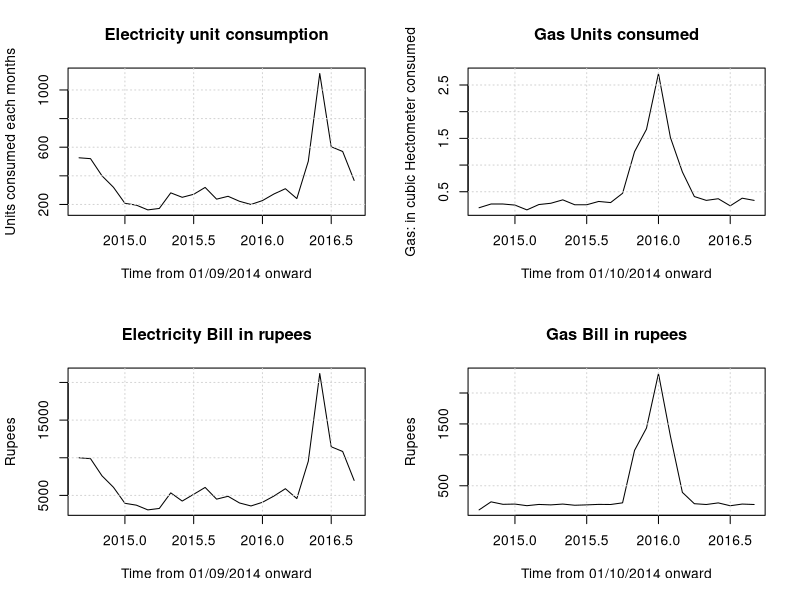

Write R code to recreate this figure.
# import gase bill and store into gb
gb <- read.table(file="gas.txt",header = TRUE)
# import electricity bill and store into eb
eb <- read.table(file="electricity.txt",header = TRUE)
svg(filename = "Billing.svg",width = (1365*7)/767.0)
par(mfrow=c(2,2))
plot(ts(eb$Units,frequency=12,start=c(2014,9)),main="Electricity unit consumption",
     xlab="Time from 01/09/2014 onward",ylab="Units consumed each months")
grid()
plot(ts(gb$HM3,frequency=12,start=c(2014,10)),main="Gas Units consumed",
     xlab="Time from 01/10/2014 onward",ylab="Gas: in cubic Hectometer consumed")
grid()

plot(ts(eb$Units*eb$Cost,frequency=12,start=c(2014,9)),main="Electricity Bill in rupees",
     xlab="Time from 01/09/2014 onward",ylab="Rupees")
grid()
plot(ts(gb$Cost,frequency=12,start=c(2014,10)),main="Gas Bill in rupees",
     xlab="Time from 01/10/2014 onward",ylab="Rupees")
grid()

dev.off()
# setting graphical parameters to default after finishing job
#par(mfrow=c(1,1))